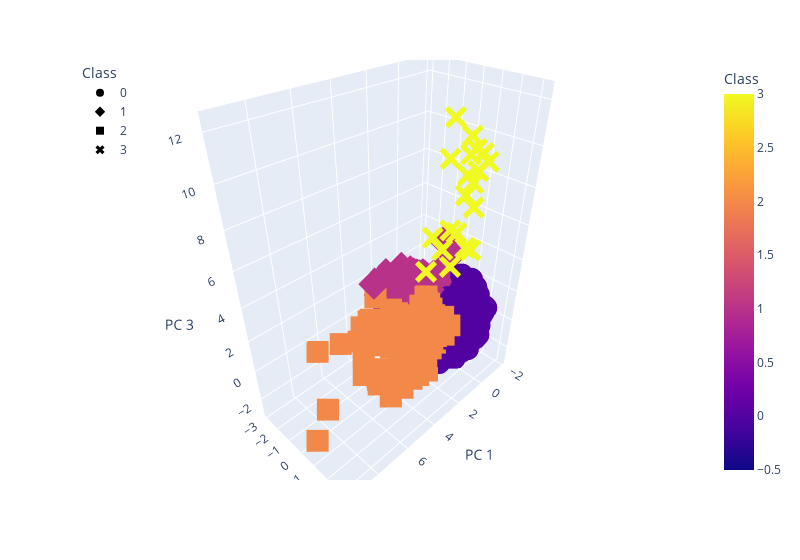

Notebook code cell kept with this figure:
### Code cell
# Creating a 3D-Scatter with the PCA data and the clusters
fig = px.scatter_3d(
    clustered_df,
    x="PC 1",
    y="PC 2",
    z="PC 3",
    color="Class",
    symbol="Class",
    hover_name = "biz_type",
    hover_data = ["commodity"],
    width=800)
fig.update_layout(legend=dict(x=0, y=1))
fig.show()

### Figure 1 — Plotly figure (JSON) as saved in the notebook; plotly's stock layout.template omitted (floating-point values rounded to 4 significant figures; data arrays with more than 128 entries replaced by an {"elided": "..."} marker saying what was removed)
{"data": [{"customdata": {"elided": "853x1 str values"}, "hovertemplate": "<b>%{hovertext}</b><br><br>Class=%{marker.color}<br>PC 1=%{x}<br>PC 2=%{y}<br>PC 3=%{z}<br>commodity=%{customdata[0]}<extra></extra>", "hovertext": {"elided": "853 str values"}, "legendgroup": "0", "marker": {"color": {"elided": "853 int values"}, "coloraxis": "coloraxis", "symbol": "circle"}, "mode": "markers", "name": "0", "scene": "scene", "showlegend": true, "type": "scatter3d", "x": {"elided": "853 float values"}, "y": {"elided": "853 float values"}, "z": {"elided": "853 float values"}}, {"customdata": {"elided": "693x1 str values"}, "hovertemplate": "<b>%{hovertext}</b><br><br>Class=%{marker.color}<br>PC 1=%{x}<br>PC 2=%{y}<br>PC 3=%{z}<br>commodity=%{customdata[0]}<extra></extra>", "hovertext": {"elided": "693 str values"}, "legendgroup": "1", "marker": {"color": {"elided": "693 int values"}, "coloraxis": "coloraxis", "symbol": "diamond"}, "mode": "markers", "name": "1", "scene": "scene", "showlegend": true, "type": "scatter3d", "x": {"elided": "693 float values"}, "y": {"elided": "693 float values"}, "z": {"elided": "693 float values"}}, {"customdata": {"elided": "247x1 str values"}, "hovertemplate": "<b>%{hovertext}</b><br><br>Class=%{marker.color}<br>PC 1=%{x}<br>PC 2=%{y}<br>PC 3=%{z}<br>commodity=%{customdata[0]}<extra></extra>", "hovertext": {"elided": "247 str values"}, "legendgroup": "2", "marker": {"color": {"elided": "247 int values"}, "coloraxis": "coloraxis", "symbol": "square"}, "mode": "markers", "name": "2", "scene": "scene", "showlegend": true, "type": "scatter3d", "x": {"elided": "247 float values"}, "y": {"elided": "247 float values"}, "z": {"elided": "247 float values"}}, {"customdata": [["Garbage"], ["Compost"], ["Recycle"], ["Garbage"], ["Garbage"], ["Recycle"], ["Recycle"], ["Recycle"], ["Compost"], ["Garbage"], ["Recycle"], ["Compost"], ["Garbage"], ["Recycle"], ["Garbage"], ["Garbage"], ["Recycle"], ["Recycle"], ["Compost"], ["Garbage"], ["Recycle"], ["Recycle"], ["Recycle"], ["Compost"]], "hovertemplate": "<b>%{hovertext}</b><br><br>Class=%{marker.color}<br>PC 1=%{x}<br>PC 2=%{y}<br>PC 3=%{z}<br>commodity=%{customdata[0]}<extra></extra>", "hovertext": ["MOBILEHOME", "MOBILEHOME", "MOBILEHOME", "MOBILEHOME", "MOBILEHOME", "MOBILEHOME", "MOBILEHOME", "MOBILEHOME", "MOBILEHOME", "MOBILEHOME", "MOBILEHOME", "MOBILEHOME", "MOBILEHOME", "MOBILEHOME", "MOBILEHOME", "MOBILEHOME", "MOBILEHOME", "MOBILEHOME", "MOBILEHOME", "MOBILEHOME", "MOBILEHOME", "MOBILEHOME", "MOBILEHOME", "MOBILEHOME"], "legendgroup": "3", "marker": {"color": [3, 3, 3, 3, 3, 3, 3, 3, 3, 3, 3, 3, 3, 3, 3, 3, 3, 3, 3, 3, 3, 3, 3, 3], "coloraxis": "coloraxis", "symbol": "x"}, "mode": "markers", "name": "3", "scene": "scene", "showlegend": true, "type": "scatter3d", "x": [2.258, 1.543, 1.411, 1.643, 1.643, 0.7025, 0.7025, 0.7025, 0.802, 1.713, 0.8979, 0.4219, 2.661, 1.863, 3.755, 2.951, 2.002, 2.936, 2.134, 2.672, 1.863, 1.157, 1.157, 1.957], "y": [3.16, 3.289, 2.583, 1.897, 1.897, 1.412, 1.412, 1.412, 2.065, 2.925, 2.401, 2.103, 3.147, 2.649, 3.125, 1.55, 1.052, 2.594, 1.757, 3.169, 2.644, 1.382, 1.382, 3.297], "z": [9.626, 10.35, 10.62, 4.694, 4.694, 5.939, 5.939, 5.939, 5.447, 8.251, 9.463, 5.164, 9.234, 10.55, 11.08, 4.896, 6.088, 12.26, 5.809, 10.1, 11.31, 6.26, 6.26, 10.82]}], "layout": {"coloraxis": {"colorbar": {"title": {"text": "Class"}}, "colorscale": [[0, "#0d0887"], [0.1111, "#46039f"], [0.2222, "#7201a8"], [0.3333, "#9c179e"], [0.4444, "#bd3786"], [0.5556, "#d8576b"], [0.6667, "#ed7953"], [0.7778, "#fb9f3a"], [0.8889, "#fdca26"], [1, "#f0f921"]]}, "legend": {"title": {"text": "Class"}, "tracegroupgap": 0, "x": 0, "y": 1}, "margin": {"t": 60}, "scene": {"domain": {"x": [0, 1], "y": [0, 1]}, "xaxis": {"title": {"text": "PC 1"}}, "yaxis": {"title": {"text": "PC 2"}}, "zaxis": {"title": {"text": "PC 3"}}}, "width": 800}}
